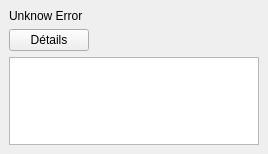
<?xml version="1.0" encoding="UTF-8"?>
<ui version="4.0">
 <class>ErrorViewer</class>
 <widget class="QMainWindow" name="ErrorViewer">
  <property name="geometry">
   <rect>
    <x>0</x>
    <y>0</y>
    <width>268</width>
    <height>154</height>
   </rect>
  </property>
  <property name="windowTitle">
   <string>Erreur</string>
  </property>
  <widget class="QWidget" name="centralwidget">
   <layout class="QGridLayout" name="gridLayout">
    <item row="0" column="0" colspan="2">
     <widget class="QLabel" name="label_error">
      <property name="text">
       <string>Unknow Error</string>
      </property>
      <property name="textInteractionFlags">
       <set>Qt::NoTextInteraction</set>
      </property>
     </widget>
    </item>
    <item row="1" column="1">
     <spacer name="horizontalSpacer">
      <property name="orientation">
       <enum>Qt::Horizontal</enum>
      </property>
      <property name="sizeHint" stdset="0">
       <size>
        <width>40</width>
        <height>20</height>
       </size>
      </property>
     </spacer>
    </item>
    <item row="1" column="0">
     <widget class="QPushButton" name="pushButton_details">
      <property name="text">
       <string>Détails</string>
      </property>
     </widget>
    </item>
    <item row="2" column="0" colspan="2">
     <widget class="QTextEdit" name="textEdit_details">
      <property name="minimumSize">
       <size>
        <width>0</width>
        <height>15</height>
       </size>
      </property>
      <property name="undoRedoEnabled">
       <bool>false</bool>
      </property>
      <property name="lineWrapMode">
       <enum>QTextEdit::NoWrap</enum>
      </property>
      <property name="readOnly">
       <bool>true</bool>
      </property>
     </widget>
    </item>
   </layout>
  </widget>
 </widget>
 <resources/>
 <connections/>
</ui>
